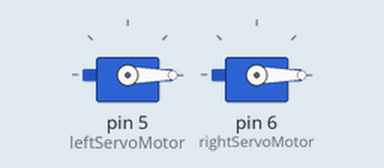
Simulated run of this sketch. Board: Arduino Uno, built with avr-gcc and run on an emulated ATmega328P. On the bench: 2 × servo.

Above: at 2.65 s.
At 5.2 s:
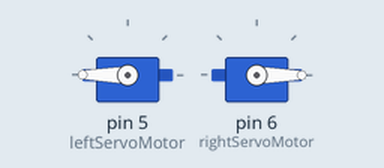
Timing chart, 0 to 8.6 s (numbered marks = the images above):
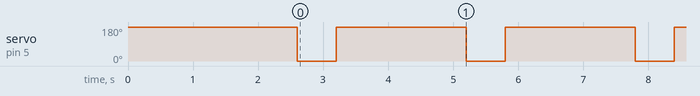

Measured:
- by itself, servo on pin 5 (leftServoMotor): alternates 180° for 2.0 s and 0° for 0.60 s

The sketch:

SquarePath.ino
```cpp
/*
*     Square path
*
*
*
*
*/

#include <Servo.h>

Servo rightMotor;
Servo leftMotor;

const int leftServoMotor = 5;
const int rightServoMotor = 6;

int rightServoAngle = 90; // stop
int leftServoAngle = 90;

void setup() {
  rightMotor.attach(leftServoMotor);
  leftMotor.attach(rightServoMotor);

  //The robot moves forward to the side of the square
  rightServoAngle = 180;
  leftServoAngle = 0;

  rightMotor.write(rightServoAngle);
  leftMotor.write(leftServoAngle);

  delay(1000);

  //The robot turns left onto the side of the square
  rightServoAngle = 0;
  leftServoAngle = 0;

  delay(600);

  //The robot completes its exit from the center of the square
  rightServoAngle = 180;
  leftServoAngle = 0;

  rightMotor.write(rightServoAngle);
  leftMotor.write(leftServoAngle);

  delay(1000);
}


//This loop is the path for the robot to continuously travel around the square
void loop() {
  rightServoAngle = 0;
  leftServoAngle = 0;

  rightMotor.write(rightServoAngle);
  leftMotor.write(leftServoAngle);

  delay(600);

  rightServoAngle = 180;
  leftServoAngle = 0;

  rightMotor.write(rightServoAngle);
  leftMotor.write(leftServoAngle);

  delay(2000);
}
```
